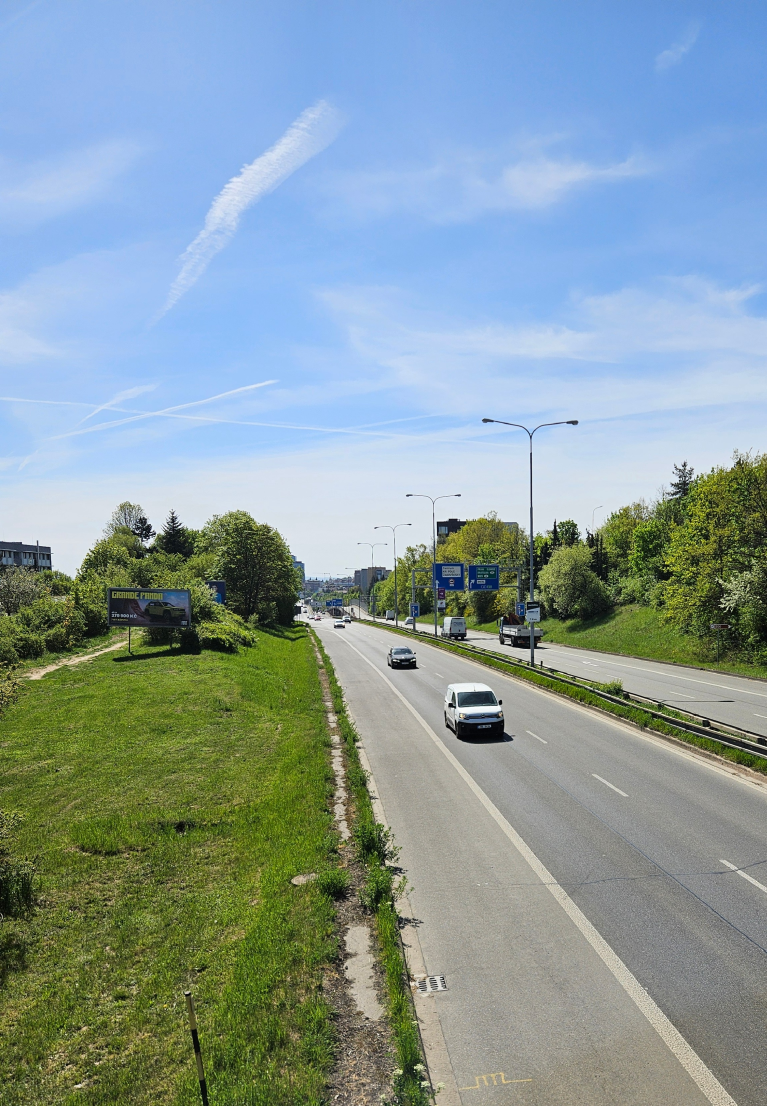
#> input picture Testy_na_realnych_snimcich/Optic_flow/test_flow_02a.JPG, 2300 x 3318 px (shown at 1/3 size)
$ python Reseni.py
#> lines starting #> are read from the running program, lines starting #| are printed output that depends on the picture; after the words box and inside, x2 and y2 are one past the last pixel; in counts of white or black regions, pixels touching at a corner belong together
import cv2
import numpy as np
import tkinter as tk
from tkinter import filedialog
import os


def select_image(title):
#> called with title = 'Vyber prvni snimek'
    root = tk.Tk()
    root.withdraw()
    path = filedialog.askopenfilename(
        title=title,
        filetypes=[("Obrazky", "*.png *.jpg *.jpeg *.bmp *.tiff"), ("Vsechny soubory", "*.*")]
    )
#> the answer given: test_flow_02a.JPG
    root.destroy()
    return path


def get_screen_size():
    root = tk.Tk()
    root.withdraw()
    w, h = root.winfo_screenwidth(), root.winfo_screenheight()
    root.destroy()
    return w, h


def fit_to_screen(image, margin=0.9):
    sw, sh = get_screen_size()
    max_w, max_h = int(sw * margin), int(sh * margin)
    h, w = image.shape[:2]
    scale = min(max_w / w, max_h / h, 1.0)
    if scale < 1.0:
        image = cv2.resize(image, (int(w * scale), int(h * scale)), interpolation=cv2.INTER_AREA)
    return image


def get_next_filename(out_dir):
    """Najde dalsi volne cislo vysledek1, vysledek2 atd."""
    i = 1
    while True:
        path = os.path.join(out_dir, f"vysledek{i}.png")
        if not os.path.exists(path):
            return path
        i += 1


def draw_label(panel, label):
    """Popisek přímo na obrázek — bílý text s černým stínem, velikost 2."""
    cv2.putText(panel, label, (12, 72), cv2.FONT_HERSHEY_DUPLEX, 2, (0, 0, 0), 6, cv2.LINE_AA)
    cv2.putText(panel, label, (10, 70), cv2.FONT_HERSHEY_DUPLEX, 2, (255, 255, 255), 3, cv2.LINE_AA)


def optical_flow_car():
    print("Vyber prvni snimek...")
    path1 = select_image("Vyber prvni snimek")
    if not path1:
        return

    print("Vyber druhy snimek...")
    path2 = select_image("Vyber druhy snimek")
#> the answer given: test_flow_02b.JPG
    if not path2:
        return

    frame1 = cv2.imread(path1)
#> frame1 is the input picture: shape (3318, 2300, 3); mean B, G, R 158.4, 155.4, 135.9
    frame2 = cv2.imread(path2)
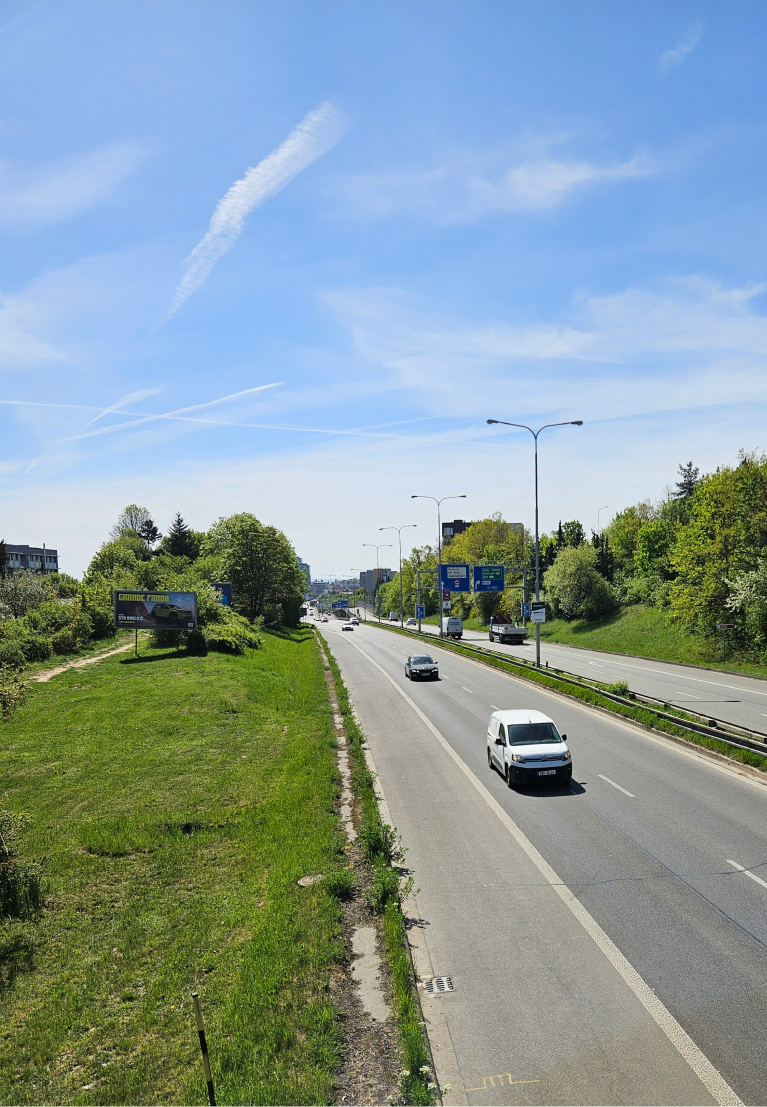
#> input picture Testy_na_realnych_snimcich/Optic_flow/test_flow_02b.JPG, 2300 x 3320 px (shown at 1/3 size)
#> frame2 is the input picture: shape (3320, 2300, 3); mean B, G, R 158, 155.4, 135.5

    if frame1 is None or frame2 is None:
        print("Chyba pri nacitani obrazku.")
        return

    if frame1.shape != frame2.shape:
        frame2 = cv2.resize(frame2, (frame1.shape[1], frame1.shape[0]))
#> frame2: shape (3318, 2300, 3)

    gray1 = cv2.cvtColor(frame1, cv2.COLOR_BGR2GRAY)
    gray2 = cv2.cvtColor(frame2, cv2.COLOR_BGR2GRAY)
    gray1 = cv2.GaussianBlur(gray1, (5, 5), 0)
    gray2 = cv2.GaussianBlur(gray2, (5, 5), 0)

    flow = cv2.calcOpticalFlowFarneback(
        gray1, gray2, None,
        pyr_scale=0.5, levels=6, winsize=25,
        iterations=5, poly_n=7, poly_sigma=1.5, flags=0
    )

    magnitude, angle = cv2.cartToPolar(flow[..., 0], flow[..., 1])
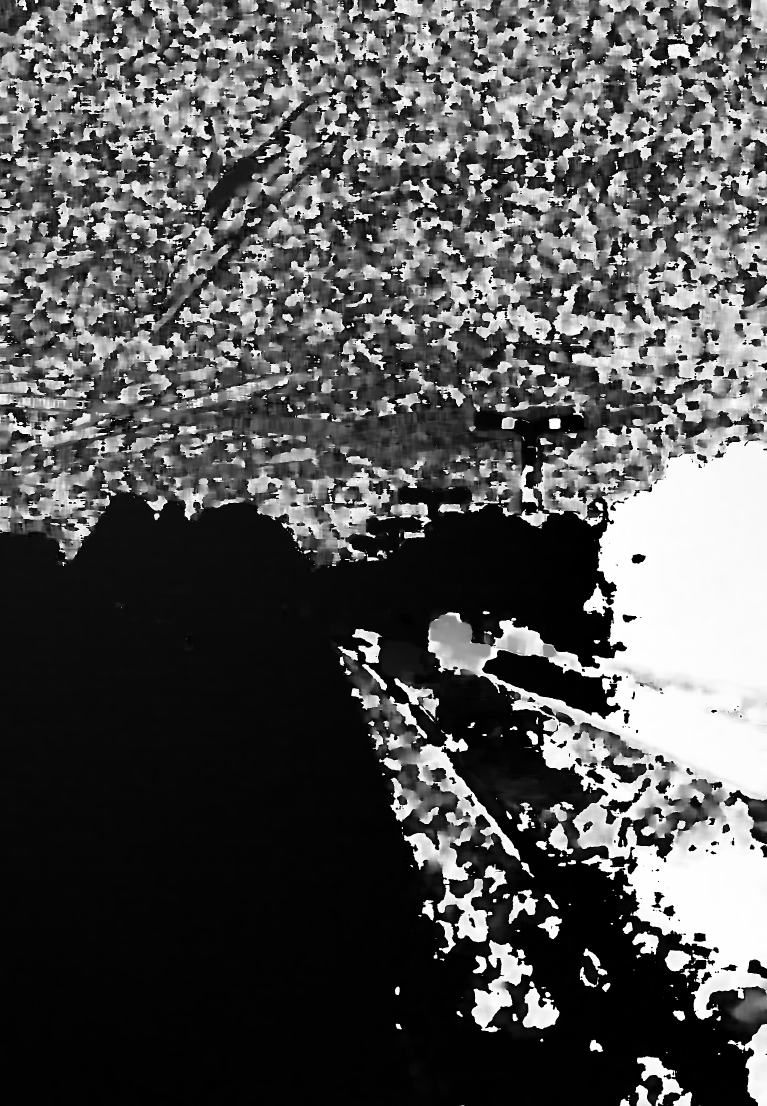
#> angle: shape (3318, 2300) float32 (shown at 1/3 size); min 6.23e-08, max 6.28, mean 2.1; drawn with min black and max white
    med = np.median(magnitude)
#> med = 2.13
    std = np.std(magnitude)
#> std = 11.98
    motion_threshold = med + 2.0 * std
#> motion_threshold = 26.08
    motion_mask = magnitude > motion_threshold
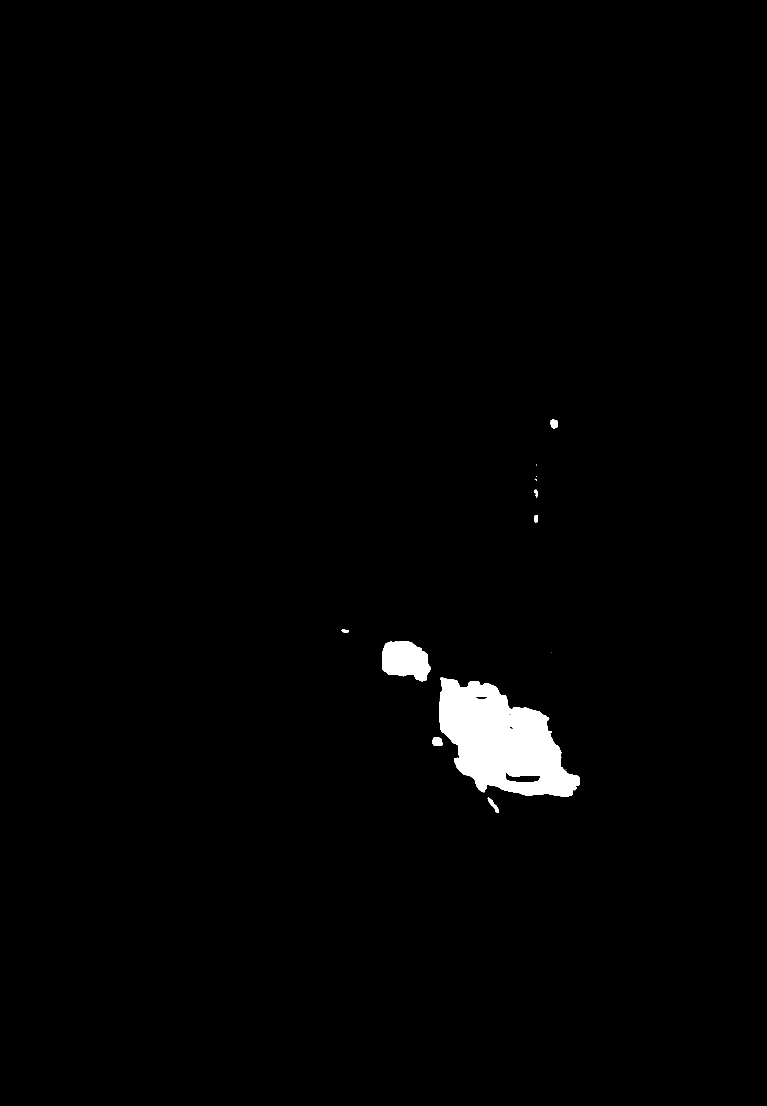
#> motion_mask: shape (3318, 2300) bool (shown at 1/3 size); 1.4% white; 13 white regions (5 under 20 px), largest, box (x1, y1, x2, y2) and area: (1317, 2032, 1739, 2390) 90954, (1146, 1923, 1292, 2044) 13027, (1296, 2213, 1329, 2238) 656

    moving_magnitudes = magnitude[motion_mask]
    typical_motion = np.percentile(moving_magnitudes, 50) if len(moving_magnitudes) > 0 else 1.0
#> typical_motion = 67.38
    arrow_scale = 40.0 / max(typical_motion, 1.0)
#> arrow_scale = 0.594

    # Panel 1
    p1 = frame2.copy()
    draw_label(p1, "Povodni snimek")

    # Panel 2: Flow mapa
    hsv = np.zeros_like(frame1)
    hsv[..., 1] = 255
    hsv[..., 0] = angle * 180 / np.pi / 2
    hsv[..., 2] = cv2.normalize(magnitude, None, 0, 255, cv2.NORM_MINMAX)
    p2 = cv2.cvtColor(hsv, cv2.COLOR_HSV2BGR)
    draw_label(p2, "Flow mapa")

    # Panel 3: Pohybujici se oblasti
    p3 = frame2.copy()
    highlight = np.zeros_like(frame2)
    highlight[motion_mask] = (0, 0, 255)
    p3 = cv2.addWeighted(p3, 0.65, highlight, 0.35, 0)
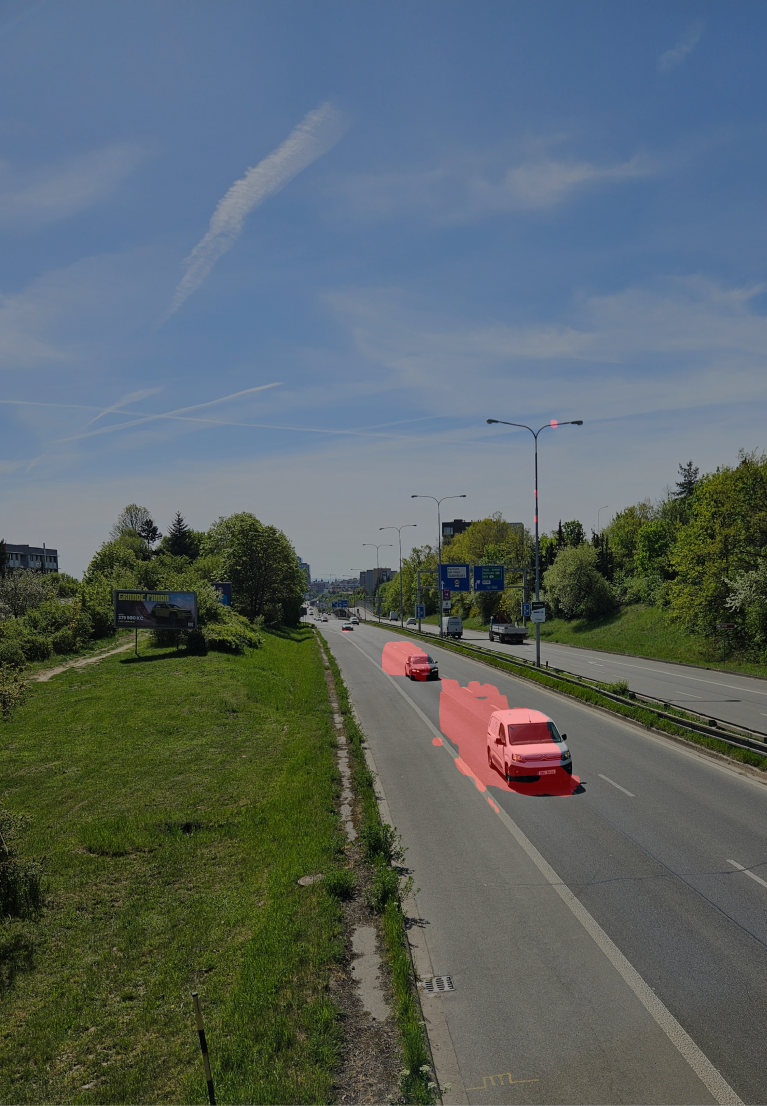
#> p3: shape (3318, 2300, 3) (shown at 1/3 size); mean B, G, R 102.7, 100.9, 89.3
    draw_label(p3, "Pohybujici se oblasti")

    # Panel 4: Šipky pohybu
    p4 = frame2.copy()
    h, w = frame2.shape[:2]
#> h = 3318; w = 2300
    step = 25
    for y in range(0, h, step):
        for x in range(0, w, step):
            if motion_mask[y, x]:
                fx, fy = flow[y, x]
                end = (int(x + fx * arrow_scale), int(y + fy * arrow_scale))
                speed_norm = min(magnitude[y, x] / (motion_threshold * 2), 1.0)
                if speed_norm < 0.5:
                    t = speed_norm * 2
                    color = (int(255 * (1 - t)), 255, int(255 * t))
                else:
                    t = (speed_norm - 0.5) * 2
                    color = (0, int(255 * (1 - t)), 255)
                cv2.arrowedLine(p4, (x, y), end, color, 2, tipLength=0.3, line_type=cv2.LINE_AA)
    draw_label(p4, "Sipky pohybu")


    target_h = min(p.shape[0] for p in [p1, p2, p3, p4])
#> target_h = 3318
    target_w = min(p.shape[1] for p in [p1, p2, p3, p4])
#> target_w = 2300
    panels = [cv2.resize(p, (target_w, target_h)) for p in [p1, p2, p3, p4]]
#> panels = 4 items
    combined = np.hstack(panels)
    final = fit_to_screen(combined, margin=0.95)
#> in fit_to_screen, `image = cv2.resize(image, (int(w * scale), int(h * scale)), interpolat..`:
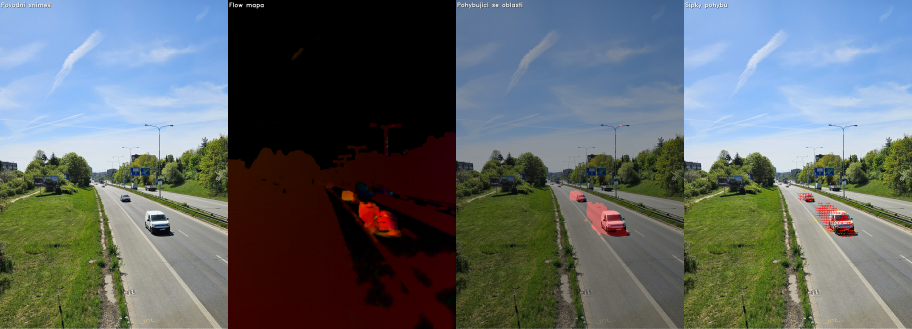
#> image: shape (657, 1824, 3) (shown at 1/2 size); mean of channels 0, 1, 2 104.6, 103.4, 96; drawn as B, G, R

    # Uložení
    out_dir = "vysledky"
    os.makedirs(out_dir, exist_ok=True)
    out_path = get_next_filename(out_dir)
    cv2.imwrite(out_path, final)
    print(f"Vysledek ulozen: {out_path}")

    cv2.imshow("Optical Flow", final)
    cv2.waitKey(0)
    cv2.destroyAllWindows()


if __name__ == "__main__":
    optical_flow_car()
